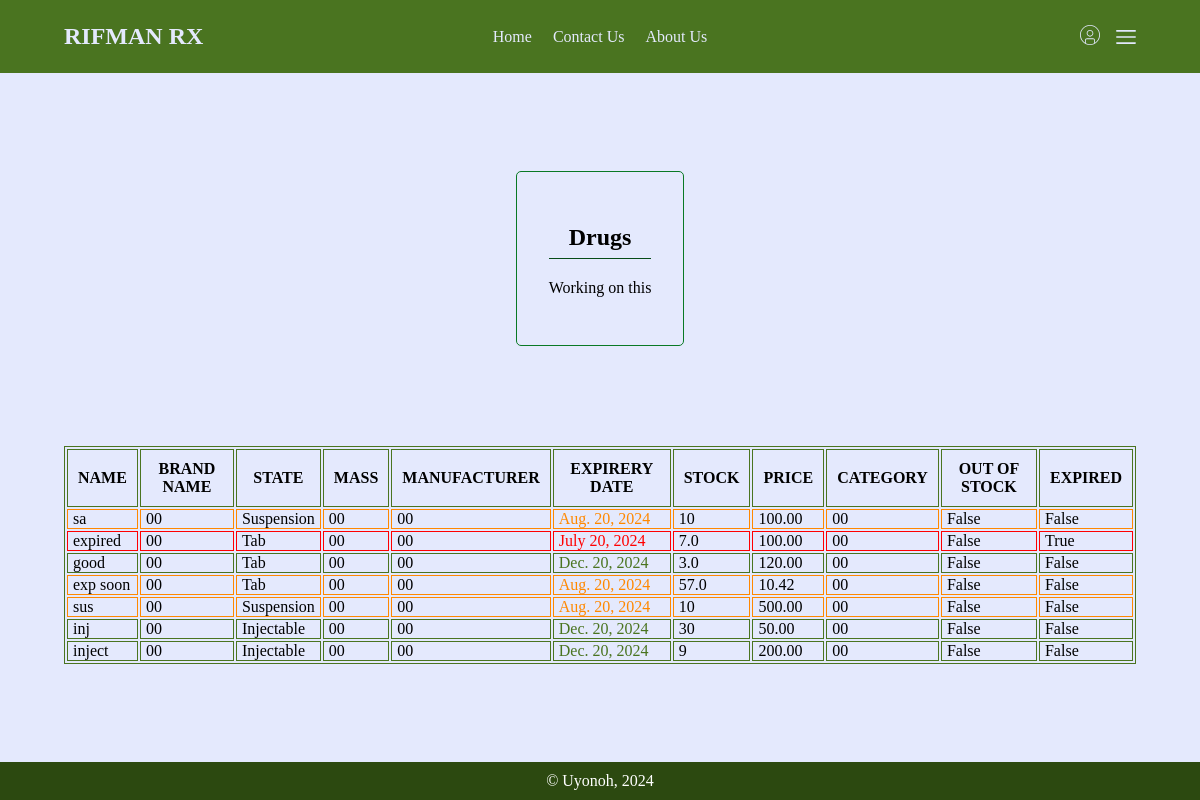
/drugs/view/, run on an earlier commit of the app's database.
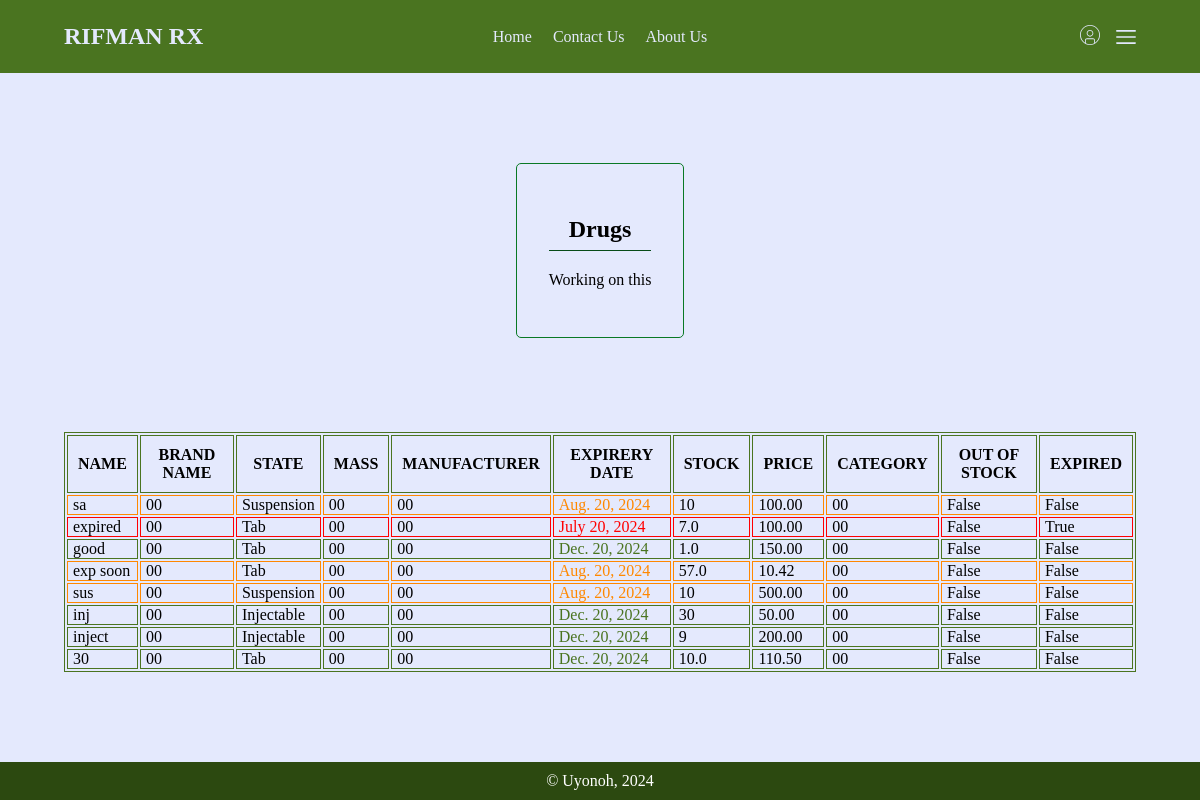
And on a later commit of the database.
### drugs/models.py (models this page shows, shortened)
class Drug(models.Model):
    name = models.CharField(max_length=30)
    brand_name = models.CharField(max_length=30)
    mass = models.CharField(max_length=10)
    state = models.CharField(max_length=10, choices=state_choices, default="Tablet")
    manufacturer = models.CharField(max_length=30)
    exp_date = models.DateField("Expiery Date")
    stock_amount = models.IntegerField(null=True)
    purchase_amount = models.IntegerField()
    purchase_units = models.CharField(max_length=30, choices=unit_choices, default="Unit")
    price = models.DecimalField(max_digits=10, decimal_places=2)
    cost_price = models.DecimalField(max_digits=10, decimal_places=2)
    category = models.CharField(max_length=30)
    purpose = models.CharField(max_length=30)
    location = models.CharField(max_length=30)
    day_added = models.DateField(null=False, default=str(tz.now().date()))
    def check_exp(self) -> int:
        diff = self.exp_date - tz.now().date()
        days = diff.days
        return days
    def clean_stock(self) -> int | str:
        if self.state == "Tab":
            cd, tab = self.Tablet.get_cd_tab()
            cd, tab = int(cd), int(tab)
            amount = self.stock_amount / tab
            if amount < 1:
                amount = str(self.stock_amount) + "tab(s)"
            return amount
        return self.stock_amount
    @property
    def expired(self) -> bool:
        return self.check_exp() <= 0
    @property
    def expire_soon(self, days: int=60) -> bool:
        return self.check_exp() <= days
    @property
    def exp_class(self) -> str:
        if self.expired:
            return "expired"
        if self.expire_soon:
            return "exp-soon"
        return "exp-far"
    def table_head(self) -> tuple:
        return ("name", "brand name", "state", "mass", "manufacturer", "Expirery date", "stock", "price",
                "category", "Out of stock", "expired")
    def tabulate(self) -> list[tuple]:
        table = zip(
            self.table_head(),
            (
                self.name, self.brand_name, self.state, self.mass, self.manufacturer, self.exp_date,
                self.clean_stock(), self.price, self.category, self.oos, self.expired
            )
        )
        return table
    @property
    def oos(self) -> bool:
        return self.stock_amount <= 0
    @property
    def Tablet(self) -> models.Model:
        if self.state == "Tab":
            return self.tablet_set.all()[0]
        return False

### drugs/views.py (the view)
# urls.py: path("view/", view_drugs, name="view"),
def view_drugs(request):
    drugs = list(Drug.objects.all())
    return render(request, "drugs/view-drugs.html", {"drugs": drugs})

### drugs/models.py (called while the page is built)
    def get_cd_tab(self) -> list:
        return self.cd_tab.split("/")

### drugs/templates/drugs/view-drugs.html (shortened to what this page needs)
{% extends "main/base.html" %}
{% load static %}
{% block styles %}
    <link rel="stylesheet" href="{% static 'main/css/forms.css' %}">
    <link rel="stylesheet" href="{% static 'main/css/tables.css' %}">
{% endblock %}
{% block content %}
<section class="container flex-col text-center">
    <form class="add" action="{% url 'drugs:add' %}" method="post">
        <h1>Drugs</h1>
        <p>Working on this</p>
    </form>
</section>
<section class="container table">
        <table class="drugs">
            <thead>
                {% for head in drugs.0.table_head %}
                <th>{{head.upper}}</th>
                {% endfor %}
            </thead>
            {% for drug in drugs %}
            <tr class="drug {{drug.exp_class}}" id="{{drug.pk}}">
            {% for head, field in drug.tabulate %}
                <td class="drug-field {{head}}" id="{{head}}">
                    {{field}}
                </td>
            {% endfor %}
            </tr>
            {% endfor %}
        </table>
</section>
{% endblock %}

### main/templates/main/base.html (shortened to what this page needs)
<!DOCTYPE html>
<html lang="en">
<head>
    {% load static %}
    <link rel="stylesheet" href="{% static 'main/css/styles.css' %}">
    {% block styles %}
    {% endblock %}
</head>
<body>
    <header class="container flex">
        <div class="logo">
            <h2><a class="no-deco" href="/">RIFMAN RX</a></h2>
        </div>
        <nav class="center">
            <ul class="flex no-style no-deco">
                <li><a href="/">Home</a></li>
                <li><a href="/contact">Contact Us</a></li>
                <li><a href="/about">About Us</a></li>
            </ul>
        </nav>
        <div class="sideicons flex">
            <a href="{% url 'users:profile' %}"><img class="svg white" src="{% static 'main/assets/svg/circle-user.svg' %}" alt=""></a>
            <img id="side-toggle" class="svg white pointer" src="{% static 'main/assets/svg/menu-burger.svg' %}" alt="">
        </div>
    </header>
    {% block content %}
    {% endblock %}
    <footer>
        © Uyonoh, 2024
    </footer>
</body>
</html>

### main/static/main/css/styles.css (style rules this page uses)
body { padding: 0; margin: 0; min-height: 100vh; background-color: #e4e9fd; display: flex; flex-direction: column; align-items: normal; justify-content: space-between; }
.text-center { text-align: center; }
.container { padding: .2rem 4rem; }
.flex { display: flex; align-items: center; justify-content: space-between; gap: 1rem; }
.flex-col { display: flex; flex-direction: column; align-items: center; justify-content: center; gap: 2rem; }
.no-style { list-style: none; padding: 0; margin: 0; }
.svg.white { width: 20px; filter: invert(87%) sepia(12%) saturate(851%) hue-rotate(196deg) brightness(105%) contrast(98%); }
footer { background-color: #2c4910; color: #fff; text-align: center; padding: 10px; }

### main/static/main/css/forms.css (style rules this page uses)
.add h1 { width: 100%; border-bottom: 1px solid #074b18; padding-bottom: 7px; }

### main/static/main/css/tables.css (style rules this page uses)
section.table { overflow: auto; }
table, tr, th, td { border: 1px solid #4a7420; }
th { padding: 10px; }
td { padding: 0 5px; }

What changed in the data, as far as the page shows it:
added Drug: tabulate "30" "00" "Tab" "00" "00" "Dec. 20, 2024" "10.0" "110.50" "00" "False" "False"
Also different on the page:
new list line: "1.0"
new list line: "150.00"
list line gone: "3.0"
list line gone: "120.00"
